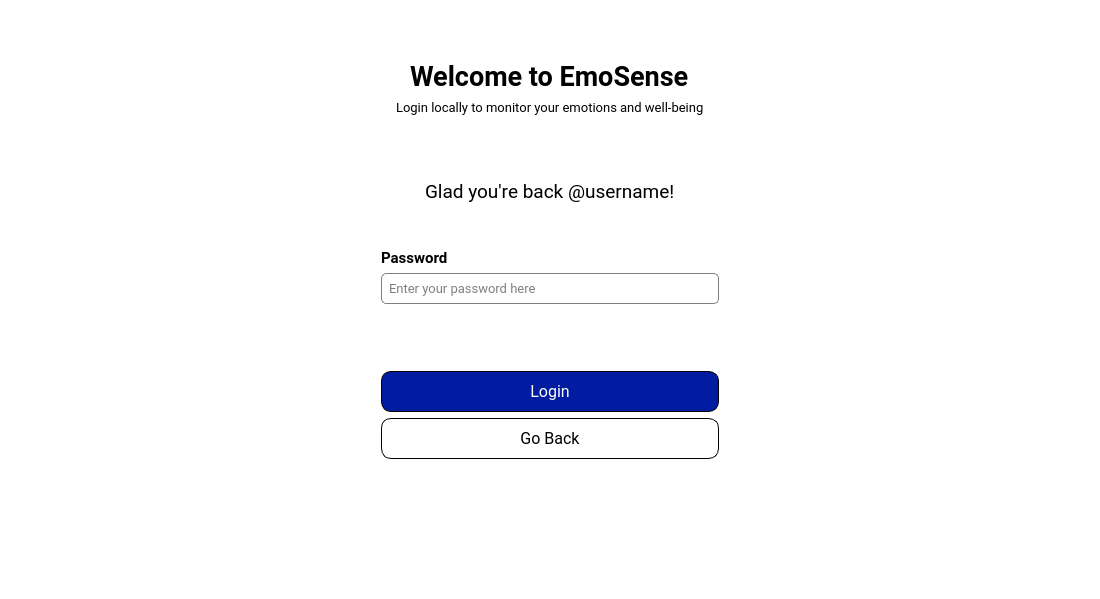
<?xml version="1.0" encoding="UTF-8"?>
<ui version="4.0">
 <class>LoginForm</class>
 <widget class="QWidget" name="LoginForm">
  <property name="geometry">
   <rect>
    <x>0</x>
    <y>0</y>
    <width>1100</width>
    <height>599</height>
   </rect>
  </property>
  <property name="windowTitle">
   <string>EmoSense</string>
  </property>
  <property name="windowIcon">
   <iconset resource="../../assets/assets.qrc">
    <normaloff>:/icons/images/icons/logo.png</normaloff>:/icons/images/icons/logo.png</iconset>
  </property>
  <property name="styleSheet">
   <string notr="true">background-color: #fff;
color: #000;
</string>
  </property>
  <layout class="QGridLayout" name="gridLayout_2">
   <item row="4" column="0" colspan="3">
    <spacer name="verticalSpacer_4">
     <property name="orientation">
      <enum>Qt::Orientation::Vertical</enum>
     </property>
     <property name="sizeHint" stdset="0">
      <size>
       <width>20</width>
       <height>40</height>
      </size>
     </property>
    </spacer>
   </item>
   <item row="3" column="1">
    <widget class="QFrame" name="frame_3">
     <property name="frameShape">
      <enum>QFrame::Shape::NoFrame</enum>
     </property>
     <property name="frameShadow">
      <enum>QFrame::Shadow::Raised</enum>
     </property>
     <layout class="QGridLayout" name="gridLayout">
      <item row="2" column="0">
       <widget class="QLabel" name="label_10">
        <property name="font">
         <font>
          <family>Roboto</family>
          <pointsize>11</pointsize>
          <bold>true</bold>
         </font>
        </property>
        <property name="text">
         <string>Password</string>
        </property>
       </widget>
      </item>
      <item row="6" column="0" colspan="2">
       <spacer name="verticalSpacer_5">
        <property name="orientation">
         <enum>Qt::Orientation::Vertical</enum>
        </property>
        <property name="sizeHint" stdset="0">
         <size>
          <width>20</width>
          <height>40</height>
         </size>
        </property>
       </spacer>
      </item>
      <item row="8" column="0" colspan="2">
       <widget class="QPushButton" name="pushButton_GoBack">
        <property name="font">
         <font>
          <family>Roboto</family>
          <pointsize>12</pointsize>
         </font>
        </property>
        <property name="styleSheet">
         <string notr="true">QPushButton {
    background-color: #FFF;
    color: #000;
    padding: 10px;
    border: 1px solid #000;
    border-radius: 10px;
}

QPushButton:hover {
    background-color: #EEE; 
    color: #000;
}

QPushButton:pressed {
    background-color: #CCC;  
    color: #000;
}
</string>
        </property>
        <property name="text">
         <string>Go Back</string>
        </property>
       </widget>
      </item>
      <item row="7" column="0" colspan="2">
       <widget class="QPushButton" name="pushButton_Login">
        <property name="font">
         <font>
          <family>Roboto</family>
          <pointsize>12</pointsize>
         </font>
        </property>
        <property name="autoFillBackground">
         <bool>false</bool>
        </property>
        <property name="styleSheet">
         <string notr="true">QPushButton {
    background-color: #011BA1;
    color: #fff;
    padding: 10px;
    border: 1px solid #000;
    border-radius: 10px;
}

QPushButton:hover {
    background-color: #00008B;
    color: #fff;
}

QPushButton:pressed {
    background-color: #000070; 
    color: #fff;
}
</string>
        </property>
        <property name="text">
         <string>Login</string>
        </property>
       </widget>
      </item>
      <item row="4" column="0" colspan="2">
       <widget class="QLineEdit" name="lineEdit_Password">
        <property name="font">
         <font>
          <family>Roboto</family>
          <pointsize>10</pointsize>
         </font>
        </property>
        <property name="styleSheet">
         <string notr="true">padding: 5px;
border: 1px solid #808080;
border-radius: 5px;</string>
        </property>
        <property name="echoMode">
         <enum>QLineEdit::EchoMode::Password</enum>
        </property>
        <property name="placeholderText">
         <string>Enter your password here</string>
        </property>
       </widget>
      </item>
      <item row="0" column="0" colspan="2" alignment="Qt::AlignmentFlag::AlignHCenter">
       <widget class="QLabel" name="label_WelcomeMessage">
        <property name="font">
         <font>
          <family>Roboto</family>
          <pointsize>14</pointsize>
         </font>
        </property>
        <property name="text">
         <string>Glad you're back @username!</string>
        </property>
       </widget>
      </item>
      <item row="1" column="0" colspan="2">
       <spacer name="verticalSpacer">
        <property name="orientation">
         <enum>Qt::Orientation::Vertical</enum>
        </property>
        <property name="sizeHint" stdset="0">
         <size>
          <width>20</width>
          <height>40</height>
         </size>
        </property>
       </spacer>
      </item>
      <item row="5" column="0" colspan="2">
       <widget class="QLabel" name="label_ErrorMessage">
        <property name="font">
         <font>
          <family>Roboto</family>
          <pointsize>10</pointsize>
         </font>
        </property>
        <property name="styleSheet">
         <string notr="true">color: #FF0000;</string>
        </property>
        <property name="text">
         <string>&lt;for error message&gt;</string>
        </property>
       </widget>
      </item>
     </layout>
    </widget>
   </item>
   <item row="0" column="0" colspan="3">
    <widget class="QFrame" name="frame">
     <property name="frameShape">
      <enum>QFrame::Shape::NoFrame</enum>
     </property>
     <property name="frameShadow">
      <enum>QFrame::Shadow::Raised</enum>
     </property>
     <layout class="QVBoxLayout" name="verticalLayout_2">
      <item>
       <spacer name="verticalSpacer_2">
        <property name="orientation">
         <enum>Qt::Orientation::Vertical</enum>
        </property>
        <property name="sizeHint" stdset="0">
         <size>
          <width>20</width>
          <height>40</height>
         </size>
        </property>
       </spacer>
      </item>
      <item alignment="Qt::AlignmentFlag::AlignHCenter">
       <widget class="QLabel" name="label">
        <property name="font">
         <font>
          <family>Roboto</family>
          <pointsize>20</pointsize>
          <bold>true</bold>
         </font>
        </property>
        <property name="text">
         <string>Welcome to EmoSense</string>
        </property>
       </widget>
      </item>
      <item alignment="Qt::AlignmentFlag::AlignHCenter">
       <widget class="QLabel" name="label_7">
        <property name="font">
         <font>
          <family>Roboto</family>
          <pointsize>10</pointsize>
         </font>
        </property>
        <property name="text">
         <string>Login locally to monitor your emotions and well-being</string>
        </property>
       </widget>
      </item>
      <item>
       <spacer name="verticalSpacer_3">
        <property name="orientation">
         <enum>Qt::Orientation::Vertical</enum>
        </property>
        <property name="sizeHint" stdset="0">
         <size>
          <width>20</width>
          <height>40</height>
         </size>
        </property>
       </spacer>
      </item>
     </layout>
    </widget>
   </item>
  </layout>
 </widget>
 <tabstops>
  <tabstop>lineEdit_Password</tabstop>
  <tabstop>pushButton_Login</tabstop>
  <tabstop>pushButton_GoBack</tabstop>
 </tabstops>
 <resources>
  <include location="../../assets/assets.qrc"/>
 </resources>
 <connections/>
</ui>
